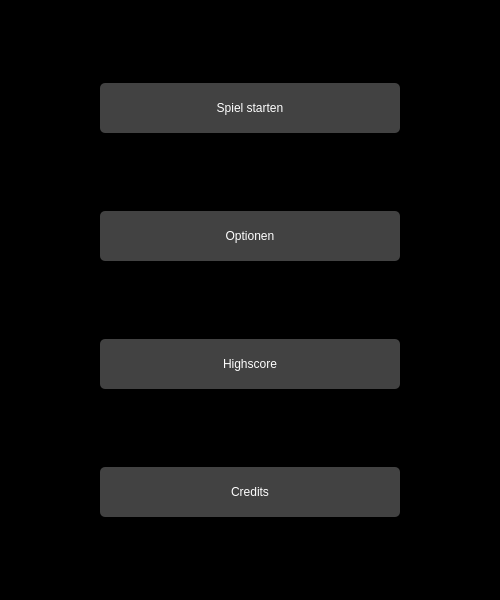
<?xml version="1.0" encoding="UTF-8"?>
<ui version="4.0">
 <class>MenuWidget</class>
 <widget class="QWidget" name="MenuWidget">
  <property name="geometry">
   <rect>
    <x>0</x>
    <y>0</y>
    <width>500</width>
    <height>600</height>
   </rect>
  </property>
  <property name="windowTitle">
   <string>MenuWidget</string>
  </property>
  <property name="styleSheet">
   <string notr="true">background-color: rgb(0, 0, 0);
border: 0;</string>
  </property>
  <widget class="QWidget" name="centralWidget">
   <property name="geometry">
    <rect>
     <x>0</x>
     <y>0</y>
     <width>500</width>
     <height>600</height>
    </rect>
   </property>
   <property name="minimumSize">
    <size>
     <width>500</width>
     <height>600</height>
    </size>
   </property>
   <layout class="QVBoxLayout" name="verticalLayout_3">
    <property name="sizeConstraint">
     <enum>QLayout::SetDefaultConstraint</enum>
    </property>
    <item>
     <layout class="QHBoxLayout" name="horizontalLayout">
      <item>
       <widget class="QPushButton" name="pushButton_Start">
        <property name="styleSheet">
         <string notr="true">background-color: #424242;
font: 75 12pt &quot;Verdana&quot;;
color: #FFF;
height: 50px;
max-width: 300px;
border-radius: 5px;</string>
        </property>
        <property name="text">
         <string>Spiel starten</string>
        </property>
       </widget>
      </item>
     </layout>
    </item>
    <item>
     <layout class="QHBoxLayout" name="horizontalLayout_2">
      <item>
       <widget class="QPushButton" name="pushButton_optionsMenu">
        <property name="styleSheet">
         <string notr="true">background-color: #424242;
font: 75 12pt &quot;Verdana&quot;;
color: #FFF;
height: 50px;
max-width: 300px;
border-radius: 5px;</string>
        </property>
        <property name="text">
         <string>Optionen</string>
        </property>
       </widget>
      </item>
     </layout>
    </item>
    <item>
     <layout class="QHBoxLayout" name="horizontalLayout_3">
      <item>
       <widget class="QPushButton" name="pushButton_highscore">
        <property name="styleSheet">
         <string notr="true">background-color: #424242;
font: 75 12pt &quot;Verdana&quot;;
color: #FFF;
height: 50px;
max-width: 300px;
border-radius: 5px;</string>
        </property>
        <property name="text">
         <string>Highscore</string>
        </property>
       </widget>
      </item>
     </layout>
    </item>
    <item>
     <layout class="QHBoxLayout" name="horizontalLayout_4">
      <item>
       <widget class="QPushButton" name="pushButton_Credits">
        <property name="styleSheet">
         <string notr="true">background-color: #424242;
font: 75 12pt &quot;Verdana&quot;;
color: #FFF;
height: 50px;
max-width: 300px;
border-radius: 5px;</string>
        </property>
        <property name="text">
         <string>Credits</string>
        </property>
       </widget>
      </item>
     </layout>
    </item>
   </layout>
  </widget>
 </widget>
 <layoutdefault spacing="6" margin="11"/>
 <resources/>
 <connections/>
</ui>
